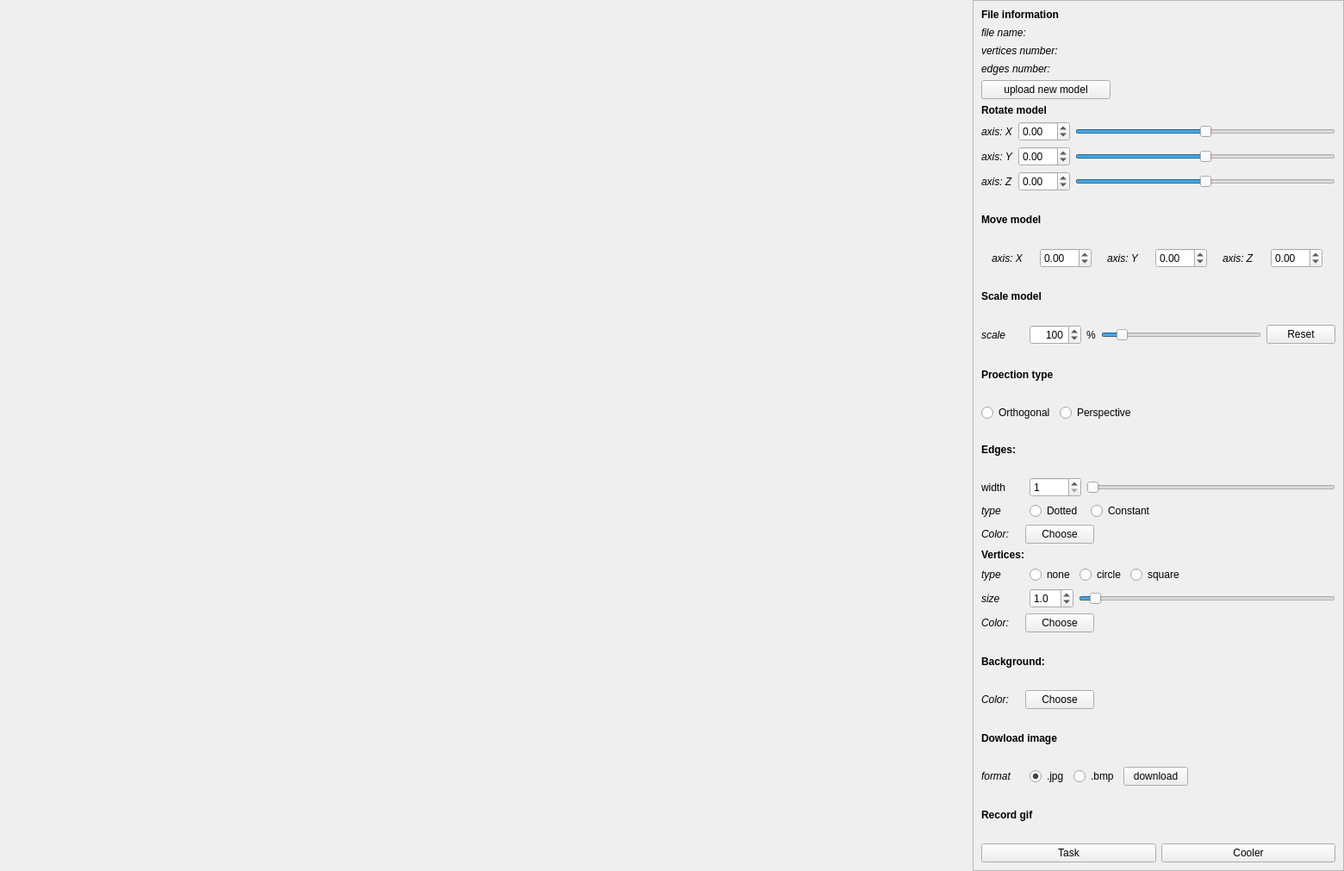
<?xml version="1.0" encoding="UTF-8"?>
<ui version="4.0">
 <class>MainWindow</class>
 <widget class="QMainWindow" name="MainWindow">
  <property name="geometry">
   <rect>
    <x>0</x>
    <y>0</y>
    <width>1560</width>
    <height>1011</height>
   </rect>
  </property>
  <property name="windowTitle">
   <string>3d_viewer</string>
  </property>
  <property name="windowOpacity">
   <double>1.000000000000000</double>
  </property>
  <property name="toolTipDuration">
   <number>0</number>
  </property>
  <widget class="QWidget" name="centralwidget">
   <property name="toolTipDuration">
    <number>0</number>
   </property>
   <layout class="QGridLayout" name="gridLayout_2">
    <property name="topMargin">
     <number>0</number>
    </property>
    <property name="rightMargin">
     <number>0</number>
    </property>
    <property name="bottomMargin">
     <number>0</number>
    </property>
    <property name="spacing">
     <number>0</number>
    </property>
    <item row="0" column="1">
     <widget class="QScrollArea" name="scrollArea">
      <property name="minimumSize">
       <size>
        <width>431</width>
        <height>0</height>
       </size>
      </property>
      <property name="maximumSize">
       <size>
        <width>430</width>
        <height>16777215</height>
       </size>
      </property>
      <property name="widgetResizable">
       <bool>true</bool>
      </property>
      <widget class="QWidget" name="scrollAreaWidgetContents_2">
       <property name="geometry">
        <rect>
         <x>0</x>
         <y>0</y>
         <width>429</width>
         <height>1009</height>
        </rect>
       </property>
       <layout class="QVBoxLayout" name="verticalLayout">
        <item>
         <layout class="QVBoxLayout" name="layout_fileInformation">
          <item>
           <widget class="QLabel" name="label_fileInfo">
            <property name="maximumSize">
             <size>
              <width>16777215</width>
              <height>20</height>
             </size>
            </property>
            <property name="font">
             <font>
              <bold>true</bold>
             </font>
            </property>
            <property name="text">
             <string>File information</string>
            </property>
           </widget>
          </item>
          <item>
           <layout class="QHBoxLayout" name="filePath_layout">
            <property name="spacing">
             <number>0</number>
            </property>
            <item>
             <widget class="QLabel" name="label_filepath">
              <property name="minimumSize">
               <size>
                <width>0</width>
                <height>15</height>
               </size>
              </property>
              <property name="maximumSize">
               <size>
                <width>70</width>
                <height>16777215</height>
               </size>
              </property>
              <property name="font">
               <font>
                <italic>true</italic>
               </font>
              </property>
              <property name="text">
               <string>file name:</string>
              </property>
             </widget>
            </item>
            <item>
             <widget class="QLabel" name="label_filepathInfo">
              <property name="text">
               <string/>
              </property>
             </widget>
            </item>
           </layout>
          </item>
          <item>
           <layout class="QHBoxLayout" name="verticesNumber_layout">
            <property name="spacing">
             <number>0</number>
            </property>
            <item>
             <widget class="QLabel" name="label_vertices_num">
              <property name="minimumSize">
               <size>
                <width>15</width>
                <height>15</height>
               </size>
              </property>
              <property name="maximumSize">
               <size>
                <width>110</width>
                <height>16777215</height>
               </size>
              </property>
              <property name="font">
               <font>
                <italic>true</italic>
               </font>
              </property>
              <property name="text">
               <string>vertices number:</string>
              </property>
             </widget>
            </item>
            <item>
             <widget class="QLabel" name="label_verticesInfo">
              <property name="text">
               <string/>
              </property>
             </widget>
            </item>
           </layout>
          </item>
          <item>
           <layout class="QHBoxLayout" name="edgesNumber_layout">
            <property name="spacing">
             <number>0</number>
            </property>
            <item>
             <widget class="QLabel" name="label_edges">
              <property name="minimumSize">
               <size>
                <width>0</width>
                <height>15</height>
               </size>
              </property>
              <property name="maximumSize">
               <size>
                <width>95</width>
                <height>16777215</height>
               </size>
              </property>
              <property name="font">
               <font>
                <italic>true</italic>
               </font>
              </property>
              <property name="text">
               <string>edges number:</string>
              </property>
             </widget>
            </item>
            <item>
             <widget class="QLabel" name="label_edgesNumber">
              <property name="text">
               <string/>
              </property>
             </widget>
            </item>
           </layout>
          </item>
          <item>
           <widget class="QPushButton" name="open_file">
            <property name="maximumSize">
             <size>
              <width>150</width>
              <height>16777215</height>
             </size>
            </property>
            <property name="text">
             <string>upload new model</string>
            </property>
           </widget>
          </item>
         </layout>
        </item>
        <item>
         <layout class="QVBoxLayout" name="layout_rotateModel">
          <item>
           <widget class="QLabel" name="label_transformModel">
            <property name="font">
             <font>
              <bold>true</bold>
             </font>
            </property>
            <property name="text">
             <string>Rotate model</string>
            </property>
           </widget>
          </item>
          <item>
           <layout class="QHBoxLayout" name="horizontalLayout_5">
            <item>
             <widget class="QLabel" name="axisX_rotate_label">
              <property name="maximumSize">
               <size>
                <width>50</width>
                <height>16777215</height>
               </size>
              </property>
              <property name="font">
               <font>
                <italic>true</italic>
               </font>
              </property>
              <property name="text">
               <string>axis: X</string>
              </property>
              <property name="indent">
               <number>0</number>
              </property>
             </widget>
            </item>
            <item>
             <widget class="QDoubleSpinBox" name="rotateXInput">
              <property name="minimumSize">
               <size>
                <width>20</width>
                <height>0</height>
               </size>
              </property>
              <property name="maximumSize">
               <size>
                <width>60</width>
                <height>16777215</height>
               </size>
              </property>
              <property name="minimum">
               <double>-360.000000000000000</double>
              </property>
              <property name="maximum">
               <double>360.000000000000000</double>
              </property>
              <property name="singleStep">
               <double>1.000000000000000</double>
              </property>
             </widget>
            </item>
            <item>
             <widget class="QSlider" name="rotationX_slider">
              <property name="minimum">
               <number>-360</number>
              </property>
              <property name="maximum">
               <number>360</number>
              </property>
              <property name="orientation">
               <enum>Qt::Horizontal</enum>
              </property>
             </widget>
            </item>
           </layout>
          </item>
          <item>
           <layout class="QHBoxLayout" name="horizontalLayout_6">
            <item>
             <widget class="QLabel" name="axisY_rotate_label">
              <property name="maximumSize">
               <size>
                <width>50</width>
                <height>16777215</height>
               </size>
              </property>
              <property name="font">
               <font>
                <italic>true</italic>
               </font>
              </property>
              <property name="text">
               <string>axis: Y</string>
              </property>
              <property name="indent">
               <number>0</number>
              </property>
             </widget>
            </item>
            <item>
             <widget class="QDoubleSpinBox" name="rotateYInput">
              <property name="minimumSize">
               <size>
                <width>20</width>
                <height>0</height>
               </size>
              </property>
              <property name="maximumSize">
               <size>
                <width>60</width>
                <height>16777215</height>
               </size>
              </property>
              <property name="minimum">
               <double>-360.000000000000000</double>
              </property>
              <property name="maximum">
               <double>360.000000000000000</double>
              </property>
              <property name="singleStep">
               <double>1.000000000000000</double>
              </property>
             </widget>
            </item>
            <item>
             <widget class="QSlider" name="rotationY_slider">
              <property name="minimum">
               <number>-360</number>
              </property>
              <property name="maximum">
               <number>360</number>
              </property>
              <property name="orientation">
               <enum>Qt::Horizontal</enum>
              </property>
             </widget>
            </item>
           </layout>
          </item>
          <item>
           <layout class="QHBoxLayout" name="horizontalLayout_7">
            <item>
             <widget class="QLabel" name="axisZ_rotate_label">
              <property name="maximumSize">
               <size>
                <width>50</width>
                <height>16777215</height>
               </size>
              </property>
              <property name="font">
               <font>
                <italic>true</italic>
               </font>
              </property>
              <property name="text">
               <string>axis: Z</string>
              </property>
              <property name="indent">
               <number>0</number>
              </property>
             </widget>
            </item>
            <item>
             <widget class="QDoubleSpinBox" name="rotateZInput">
              <property name="minimumSize">
               <size>
                <width>20</width>
                <height>0</height>
               </size>
              </property>
              <property name="maximumSize">
               <size>
                <width>60</width>
                <height>16777215</height>
               </size>
              </property>
              <property name="minimum">
               <double>-360.000000000000000</double>
              </property>
              <property name="maximum">
               <double>360.000000000000000</double>
              </property>
              <property name="singleStep">
               <double>1.000000000000000</double>
              </property>
             </widget>
            </item>
            <item>
             <widget class="QSlider" name="rotationZ_slider">
              <property name="minimum">
               <number>-360</number>
              </property>
              <property name="maximum">
               <number>360</number>
              </property>
              <property name="orientation">
               <enum>Qt::Horizontal</enum>
              </property>
             </widget>
            </item>
           </layout>
          </item>
         </layout>
        </item>
        <item>
         <layout class="QVBoxLayout" name="layout_movingModel">
          <item>
           <widget class="QLabel" name="label_transformModel_2">
            <property name="font">
             <font>
              <bold>true</bold>
             </font>
            </property>
            <property name="text">
             <string>Move model</string>
            </property>
           </widget>
          </item>
          <item>
           <layout class="QHBoxLayout" name="horizontalLayout_8">
            <item>
             <layout class="QHBoxLayout" name="horizontalLayout_2">
              <item>
               <widget class="QLabel" name="axisX_rotate_label_2">
                <property name="maximumSize">
                 <size>
                  <width>50</width>
                  <height>16777215</height>
                 </size>
                </property>
                <property name="font">
                 <font>
                  <italic>true</italic>
                 </font>
                </property>
                <property name="text">
                 <string>axis: X</string>
                </property>
                <property name="indent">
                 <number>0</number>
                </property>
               </widget>
              </item>
              <item>
               <widget class="QDoubleSpinBox" name="moveXInput">
                <property name="maximumSize">
                 <size>
                  <width>60</width>
                  <height>16777215</height>
                 </size>
                </property>
                <property name="minimum">
                 <double>-9999.989999999999782</double>
                </property>
                <property name="maximum">
                 <double>9999.989999999999782</double>
                </property>
               </widget>
              </item>
             </layout>
            </item>
            <item>
             <layout class="QHBoxLayout" name="horizontalLayout_3">
              <item>
               <widget class="QLabel" name="axisX_rotate_label_3">
                <property name="maximumSize">
                 <size>
                  <width>50</width>
                  <height>16777215</height>
                 </size>
                </property>
                <property name="font">
                 <font>
                  <italic>true</italic>
                 </font>
                </property>
                <property name="text">
                 <string>axis: Y</string>
                </property>
                <property name="indent">
                 <number>0</number>
                </property>
               </widget>
              </item>
              <item>
               <widget class="QDoubleSpinBox" name="moveYInput">
                <property name="maximumSize">
                 <size>
                  <width>60</width>
                  <height>16777215</height>
                 </size>
                </property>
                <property name="minimum">
                 <double>-9999.989999999999782</double>
                </property>
                <property name="maximum">
                 <double>9999.989999999999782</double>
                </property>
               </widget>
              </item>
             </layout>
            </item>
            <item>
             <layout class="QHBoxLayout" name="horizontalLayout_4">
              <item>
               <widget class="QLabel" name="axisX_rotate_label_4">
                <property name="maximumSize">
                 <size>
                  <width>50</width>
                  <height>16777215</height>
                 </size>
                </property>
                <property name="font">
                 <font>
                  <italic>true</italic>
                 </font>
                </property>
                <property name="text">
                 <string>axis: Z</string>
                </property>
                <property name="indent">
                 <number>0</number>
                </property>
               </widget>
              </item>
              <item>
               <widget class="QDoubleSpinBox" name="moveZInput">
                <property name="maximumSize">
                 <size>
                  <width>60</width>
                  <height>16777215</height>
                 </size>
                </property>
                <property name="minimum">
                 <double>-9999.989999999999782</double>
                </property>
                <property name="maximum">
                 <double>9999.989999999999782</double>
                </property>
               </widget>
              </item>
             </layout>
            </item>
           </layout>
          </item>
         </layout>
        </item>
        <item>
         <layout class="QVBoxLayout" name="layout_scalingModel">
          <item>
           <widget class="QLabel" name="label_scaleModel">
            <property name="font">
             <font>
              <bold>true</bold>
             </font>
            </property>
            <property name="text">
             <string>Scale model</string>
            </property>
           </widget>
          </item>
          <item>
           <layout class="QHBoxLayout" name="horizontalLayout_9">
            <item>
             <widget class="QLabel" name="labelScaleInput">
              <property name="minimumSize">
               <size>
                <width>50</width>
                <height>0</height>
               </size>
              </property>
              <property name="maximumSize">
               <size>
                <width>50</width>
                <height>16777215</height>
               </size>
              </property>
              <property name="font">
               <font>
                <italic>true</italic>
               </font>
              </property>
              <property name="text">
               <string>scale</string>
              </property>
             </widget>
            </item>
            <item>
             <widget class="QSpinBox" name="scaleSpinBox">
              <property name="minimumSize">
               <size>
                <width>60</width>
                <height>0</height>
               </size>
              </property>
              <property name="maximumSize">
               <size>
                <width>60</width>
                <height>16777215</height>
               </size>
              </property>
              <property name="alignment">
               <set>Qt::AlignRight|Qt::AlignTrailing|Qt::AlignVCenter</set>
              </property>
              <property name="minimum">
               <number>1</number>
              </property>
              <property name="maximum">
               <number>1000</number>
              </property>
              <property name="value">
               <number>100</number>
              </property>
             </widget>
            </item>
            <item>
             <widget class="QLabel" name="label">
              <property name="text">
               <string>%</string>
              </property>
             </widget>
            </item>
            <item>
             <widget class="QSlider" name="scaleSlider">
              <property name="minimumSize">
               <size>
                <width>20</width>
                <height>0</height>
               </size>
              </property>
              <property name="minimum">
               <number>1</number>
              </property>
              <property name="maximum">
               <number>1000</number>
              </property>
              <property name="sliderPosition">
               <number>100</number>
              </property>
              <property name="orientation">
               <enum>Qt::Horizontal</enum>
              </property>
             </widget>
            </item>
            <item>
             <widget class="QPushButton" name="scaleToDefault">
              <property name="text">
               <string>Reset</string>
              </property>
             </widget>
            </item>
           </layout>
          </item>
         </layout>
        </item>
        <item>
         <layout class="QVBoxLayout" name="layout_projectionType">
          <item>
           <widget class="QLabel" name="label_projectionType">
            <property name="font">
             <font>
              <bold>true</bold>
             </font>
            </property>
            <property name="text">
             <string>Proection type</string>
            </property>
           </widget>
          </item>
          <item>
           <layout class="QHBoxLayout" name="horizontalLayout_10">
            <item>
             <widget class="QRadioButton" name="radioButton_orthogonal">
              <property name="text">
               <string>Orthogonal</string>
              </property>
             </widget>
            </item>
            <item>
             <widget class="QRadioButton" name="radioButton_perspective">
              <property name="text">
               <string>Perspective</string>
              </property>
             </widget>
            </item>
            <item>
             <spacer name="horizontalSpacer_7">
              <property name="orientation">
               <enum>Qt::Horizontal</enum>
              </property>
              <property name="sizeHint" stdset="0">
               <size>
                <width>40</width>
                <height>20</height>
               </size>
              </property>
             </spacer>
            </item>
           </layout>
          </item>
         </layout>
        </item>
        <item>
         <layout class="QVBoxLayout" name="layout_edgesWidth">
          <item>
           <widget class="QLabel" name="label_settingsEdge">
            <property name="font">
             <font>
              <bold>true</bold>
             </font>
            </property>
            <property name="text">
             <string>Edges:</string>
            </property>
           </widget>
          </item>
          <item>
           <layout class="QHBoxLayout" name="horizontalLayout_14">
            <item>
             <widget class="QLabel" name="labelEdge_width">
              <property name="minimumSize">
               <size>
                <width>50</width>
                <height>0</height>
               </size>
              </property>
              <property name="maximumSize">
               <size>
                <width>50</width>
                <height>16777215</height>
               </size>
              </property>
              <property name="text">
               <string>width</string>
              </property>
             </widget>
            </item>
            <item>
             <widget class="QSpinBox" name="edgeWidth_spinbox">
              <property name="minimumSize">
               <size>
                <width>60</width>
                <height>0</height>
               </size>
              </property>
              <property name="maximumSize">
               <size>
                <width>60</width>
                <height>16777215</height>
               </size>
              </property>
              <property name="minimum">
               <number>1</number>
              </property>
              <property name="maximum">
               <number>21</number>
              </property>
             </widget>
            </item>
            <item>
             <widget class="QSlider" name="edgeWidth_slider">
              <property name="minimumSize">
               <size>
                <width>200</width>
                <height>0</height>
               </size>
              </property>
              <property name="minimum">
               <number>1</number>
              </property>
              <property name="maximum">
               <number>21</number>
              </property>
              <property name="pageStep">
               <number>1</number>
              </property>
              <property name="value">
               <number>1</number>
              </property>
              <property name="sliderPosition">
               <number>1</number>
              </property>
              <property name="orientation">
               <enum>Qt::Horizontal</enum>
              </property>
             </widget>
            </item>
           </layout>
          </item>
         </layout>
        </item>
        <item>
         <layout class="QHBoxLayout" name="layout_edgesType">
          <item>
           <widget class="QLabel" name="labelEdge_type">
            <property name="minimumSize">
             <size>
              <width>50</width>
              <height>0</height>
             </size>
            </property>
            <property name="maximumSize">
             <size>
              <width>50</width>
              <height>16777215</height>
             </size>
            </property>
            <property name="font">
             <font>
              <italic>true</italic>
             </font>
            </property>
            <property name="text">
             <string>type</string>
            </property>
           </widget>
          </item>
          <item>
           <widget class="QRadioButton" name="radioButton_dotted">
            <property name="maximumSize">
             <size>
              <width>65</width>
              <height>16777215</height>
             </size>
            </property>
            <property name="text">
             <string>Dotted</string>
            </property>
           </widget>
          </item>
          <item>
           <widget class="QRadioButton" name="radioButton_constant">
            <property name="text">
             <string>Constant</string>
            </property>
           </widget>
          </item>
         </layout>
        </item>
        <item>
         <layout class="QHBoxLayout" name="layout_edgesColor">
          <item>
           <widget class="QLabel" name="labelEdge_color">
            <property name="font">
             <font>
              <italic>true</italic>
             </font>
            </property>
            <property name="text">
             <string>Color:</string>
            </property>
           </widget>
          </item>
          <item>
           <widget class="QLabel" name="label_colorEdges">
            <property name="text">
             <string/>
            </property>
           </widget>
          </item>
          <item>
           <widget class="QPushButton" name="pushButton_colorEdge">
            <property name="text">
             <string>Choose</string>
            </property>
           </widget>
          </item>
          <item>
           <spacer name="horizontalSpacer">
            <property name="orientation">
             <enum>Qt::Horizontal</enum>
            </property>
            <property name="sizeHint" stdset="0">
             <size>
              <width>40</width>
              <height>20</height>
             </size>
            </property>
           </spacer>
          </item>
         </layout>
        </item>
        <item>
         <layout class="QVBoxLayout" name="layout_verticesSettings">
          <item>
           <widget class="QLabel" name="label_settingsVerticle">
            <property name="font">
             <font>
              <bold>true</bold>
             </font>
            </property>
            <property name="text">
             <string>Vertices:</string>
            </property>
           </widget>
          </item>
          <item>
           <layout class="QHBoxLayout" name="horizontalLayout_17">
            <item>
             <widget class="QLabel" name="labelVerticle_type">
              <property name="minimumSize">
               <size>
                <width>50</width>
                <height>0</height>
               </size>
              </property>
              <property name="maximumSize">
               <size>
                <width>50</width>
                <height>16777215</height>
               </size>
              </property>
              <property name="font">
               <font>
                <italic>true</italic>
               </font>
              </property>
              <property name="text">
               <string>type</string>
              </property>
             </widget>
            </item>
            <item>
             <widget class="QRadioButton" name="radioButton_noneVertice">
              <property name="text">
               <string>none</string>
              </property>
             </widget>
            </item>
            <item>
             <widget class="QRadioButton" name="radioButton_circleVertice">
              <property name="text">
               <string>circle</string>
              </property>
             </widget>
            </item>
            <item>
             <widget class="QRadioButton" name="radioButton_squareVertice">
              <property name="text">
               <string>square</string>
              </property>
             </widget>
            </item>
            <item>
             <spacer name="horizontalSpacer_5">
              <property name="orientation">
               <enum>Qt::Horizontal</enum>
              </property>
              <property name="sizeHint" stdset="0">
               <size>
                <width>40</width>
                <height>20</height>
               </size>
              </property>
             </spacer>
            </item>
           </layout>
          </item>
          <item>
           <layout class="QHBoxLayout" name="horizontalLayout_18">
            <item>
             <widget class="QLabel" name="labelVertice_size">
              <property name="minimumSize">
               <size>
                <width>50</width>
                <height>0</height>
               </size>
              </property>
              <property name="maximumSize">
               <size>
                <width>50</width>
                <height>16777215</height>
               </size>
              </property>
              <property name="font">
               <font>
                <italic>true</italic>
               </font>
              </property>
              <property name="text">
               <string>size</string>
              </property>
              <property name="indent">
               <number>0</number>
              </property>
             </widget>
            </item>
            <item>
             <widget class="QDoubleSpinBox" name="verticeSize_spinbox">
              <property name="maximumSize">
               <size>
                <width>60</width>
                <height>16777215</height>
               </size>
              </property>
              <property name="decimals">
               <number>1</number>
              </property>
              <property name="minimum">
               <double>0.100000000000000</double>
              </property>
              <property name="maximum">
               <double>21.000000000000000</double>
              </property>
              <property name="singleStep">
               <double>0.100000000000000</double>
              </property>
              <property name="value">
               <double>1.000000000000000</double>
              </property>
             </widget>
            </item>
            <item>
             <widget class="QSlider" name="verticeSize_slider">
              <property name="minimum">
               <number>10</number>
              </property>
              <property name="maximum">
               <number>2100</number>
              </property>
              <property name="value">
               <number>100</number>
              </property>
              <property name="orientation">
               <enum>Qt::Horizontal</enum>
              </property>
             </widget>
            </item>
           </layout>
          </item>
          <item>
           <layout class="QHBoxLayout" name="horizontalLayout_19">
            <item>
             <widget class="QLabel" name="labelVertice_color">
              <property name="font">
               <font>
                <italic>true</italic>
               </font>
              </property>
              <property name="text">
               <string>Color:</string>
              </property>
             </widget>
            </item>
            <item>
             <widget class="QLabel" name="label_colorVertice">
              <property name="text">
               <string/>
              </property>
             </widget>
            </item>
            <item>
             <widget class="QPushButton" name="pushButton_colorVertice">
              <property name="text">
               <string>Choose</string>
              </property>
             </widget>
            </item>
            <item>
             <spacer name="horizontalSpacer_2">
              <property name="orientation">
               <enum>Qt::Horizontal</enum>
              </property>
              <property name="sizeHint" stdset="0">
               <size>
                <width>40</width>
                <height>20</height>
               </size>
              </property>
             </spacer>
            </item>
           </layout>
          </item>
         </layout>
        </item>
        <item>
         <layout class="QVBoxLayout" name="layout_BackgroundColor">
          <item>
           <widget class="QLabel" name="label_backColor">
            <property name="font">
             <font>
              <bold>true</bold>
             </font>
            </property>
            <property name="text">
             <string>Background:</string>
            </property>
           </widget>
          </item>
          <item>
           <layout class="QHBoxLayout" name="horizontalLayout_20">
            <item>
             <widget class="QLabel" name="labelBackg_color">
              <property name="font">
               <font>
                <italic>true</italic>
               </font>
              </property>
              <property name="text">
               <string>Color:</string>
              </property>
             </widget>
            </item>
            <item>
             <widget class="QLabel" name="label_colorBackg">
              <property name="text">
               <string/>
              </property>
             </widget>
            </item>
            <item>
             <widget class="QPushButton" name="pushButton_colorBackg">
              <property name="text">
               <string>Choose</string>
              </property>
             </widget>
            </item>
            <item>
             <spacer name="horizontalSpacer_3">
              <property name="orientation">
               <enum>Qt::Horizontal</enum>
              </property>
              <property name="sizeHint" stdset="0">
               <size>
                <width>40</width>
                <height>20</height>
               </size>
              </property>
             </spacer>
            </item>
           </layout>
          </item>
         </layout>
        </item>
        <item>
         <layout class="QVBoxLayout" name="layout_downloadImage">
          <item>
           <widget class="QLabel" name="label_downloadImage">
            <property name="font">
             <font>
              <bold>true</bold>
             </font>
            </property>
            <property name="text">
             <string>Dowload image</string>
            </property>
           </widget>
          </item>
          <item>
           <layout class="QHBoxLayout" name="horizontalLayout_21">
            <item>
             <widget class="QLabel" name="labelImage">
              <property name="minimumSize">
               <size>
                <width>50</width>
                <height>0</height>
               </size>
              </property>
              <property name="maximumSize">
               <size>
                <width>50</width>
                <height>16777215</height>
               </size>
              </property>
              <property name="font">
               <font>
                <italic>true</italic>
               </font>
              </property>
              <property name="text">
               <string>format</string>
              </property>
             </widget>
            </item>
            <item>
             <widget class="QRadioButton" name="radioButton_jpgFormat">
              <property name="maximumSize">
               <size>
                <width>75</width>
                <height>16777215</height>
               </size>
              </property>
              <property name="text">
               <string>.jpg</string>
              </property>
              <property name="checked">
               <bool>true</bool>
              </property>
             </widget>
            </item>
            <item>
             <widget class="QRadioButton" name="radioButton_bmpFormat">
              <property name="maximumSize">
               <size>
                <width>75</width>
                <height>16777215</height>
               </size>
              </property>
              <property name="text">
               <string>.bmp</string>
              </property>
             </widget>
            </item>
            <item>
             <widget class="QPushButton" name="pushButton_downloadImage">
              <property name="maximumSize">
               <size>
                <width>75</width>
                <height>16777215</height>
               </size>
              </property>
              <property name="text">
               <string>download</string>
              </property>
             </widget>
            </item>
            <item>
             <spacer name="horizontalSpacer_4">
              <property name="orientation">
               <enum>Qt::Horizontal</enum>
              </property>
              <property name="sizeHint" stdset="0">
               <size>
                <width>40</width>
                <height>20</height>
               </size>
              </property>
             </spacer>
            </item>
           </layout>
          </item>
         </layout>
        </item>
        <item>
         <layout class="QVBoxLayout" name="layout_recordingGif">
          <item>
           <widget class="QLabel" name="label_recordGif">
            <property name="font">
             <font>
              <bold>true</bold>
             </font>
            </property>
            <property name="toolTipDuration">
             <number>0</number>
            </property>
            <property name="text">
             <string>Record gif</string>
            </property>
           </widget>
          </item>
          <item>
           <layout class="QHBoxLayout" name="horizontalLayout">
            <item>
             <widget class="QPushButton" name="pushButton_Gif_mode_1">
              <property name="text">
               <string>Task</string>
              </property>
             </widget>
            </item>
            <item>
             <widget class="QPushButton" name="pushButton_Gif_mode_2">
              <property name="text">
               <string>Cooler</string>
              </property>
             </widget>
            </item>
           </layout>
          </item>
         </layout>
        </item>
       </layout>
      </widget>
     </widget>
    </item>
    <item row="0" column="0">
     <widget class="s21::GLWidget" name="viewport" native="true">
      <property name="minimumSize">
       <size>
        <width>640</width>
        <height>480</height>
       </size>
      </property>
      <property name="maximumSize">
       <size>
        <width>16777215</width>
        <height>16777215</height>
       </size>
      </property>
      <property name="cursor">
       <cursorShape>OpenHandCursor</cursorShape>
      </property>
     </widget>
    </item>
   </layout>
  </widget>
 </widget>
 <customwidgets>
  <customwidget>
   <class>s21::GLWidget</class>
   <extends>QWidget</extends>
   <header location="global">View/glwidget.h</header>
   <container>1</container>
  </customwidget>
 </customwidgets>
 <resources/>
 <connections/>
</ui>
